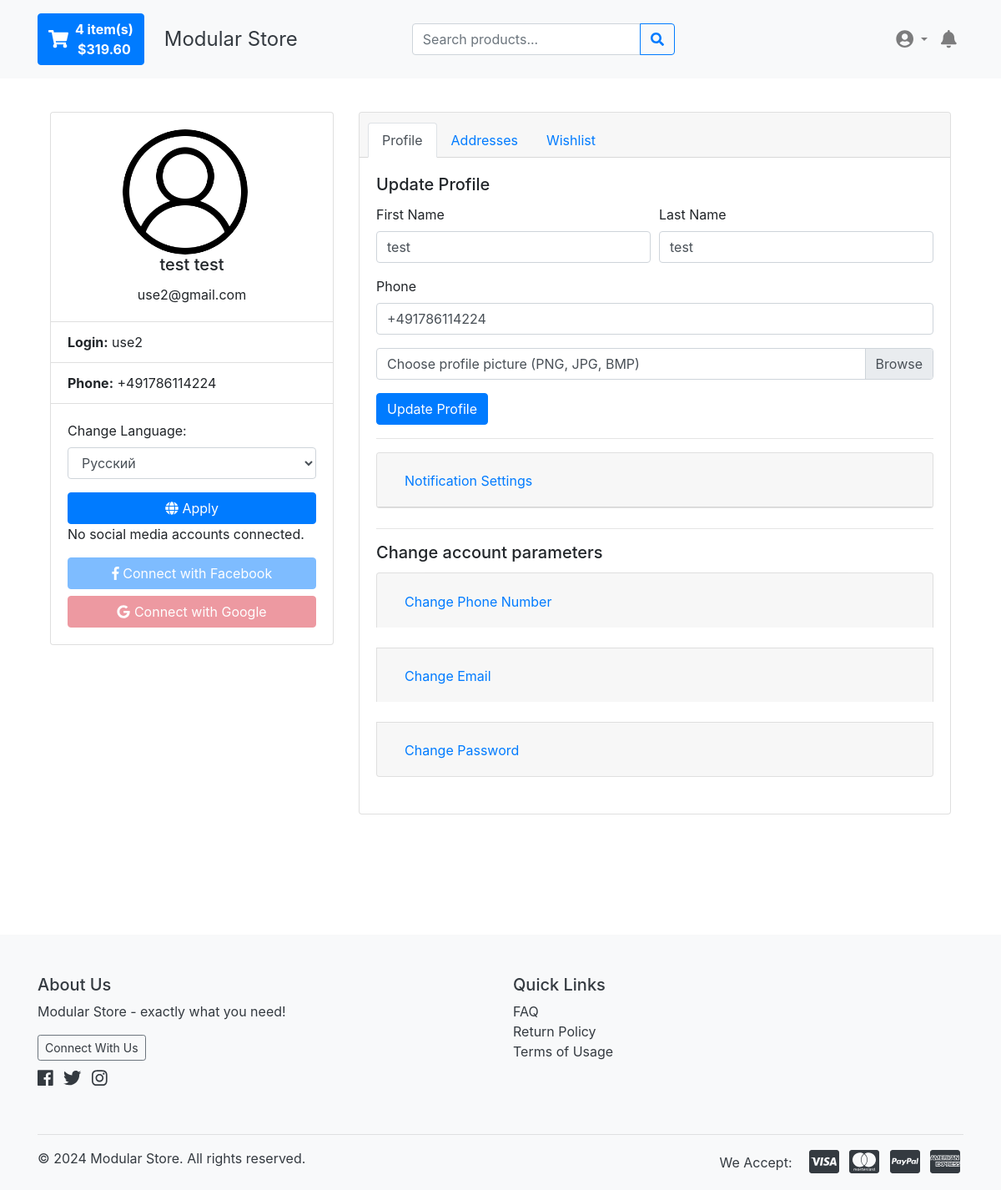
The app's page /profile/ (signed in), older data.
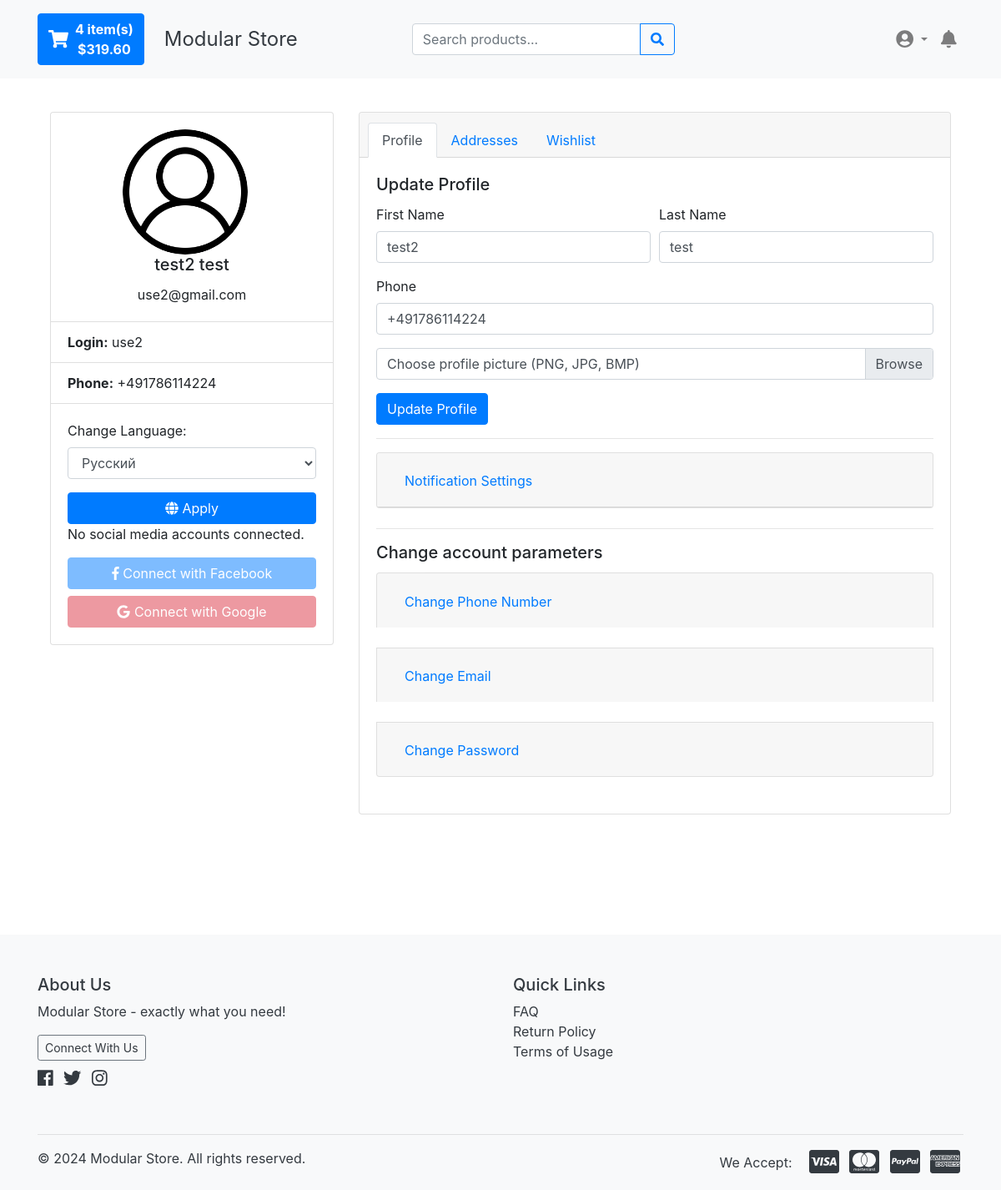
The same page, newer data.
### modules/db/models.py (models this page shows, shortened)
class User(Base, UserMixin):
    __tablename__ = 'users'
    id = Column(Integer, primary_key=True, autoincrement=True)
    username = Column(Text, nullable=False, unique=True, index=True)
    password = Column(Text, nullable=False)
    fname = Column(Text)
    lname = Column(Text)
    email = Column(Text, unique=True, index=True)
    phone = Column(Text)
    _profile_picture = Column(Text, default='user-icon.png')
    language = Column(String(5), default='en')
    notifications_enabled = Column(Boolean, default=True)
    email_notifications_enabled = Column(Boolean, default=True)
    is_admin = Column(Boolean, default=False)
    is_active = Column(Boolean, default=True)
    addresses = relationship('Address', backref='user', lazy='select')
    cart_items = relationship('Cart', backref='user', lazy='select')
    purchases = relationship('Purchase', backref='user', lazy='select')
    reviews = relationship('Review', backref='user', lazy='select')
    wishlist_items = relationship('Wishlist', backref='user',
                                  lazy='dynamic')  # Consider using dynamic for collections that could be large
    notifications = relationship('Notification', backref='user', lazy='select')
    social_accounts = relationship('SocialAccount', back_populates='user', lazy='select')
    recently_viewed_products = relationship('RecentlyViewedProduct', backref='user', lazy='select')
    preferences = relationship('UserPreference', backref='user', lazy='select')
    @property
    def profile_picture(self):
        if self._profile_picture is None:
            return 'user-icon.png'
        image_path = os.path.join('static', 'img', 'profile_pictures', self._profile_picture)
        if not os.path.exists(image_path) or not os.path.isfile(image_path):
            return 'user-icon.png'
        return self._profile_picture

### modules/profile/views.py (the view)
@profile_bp.route('/', methods=['GET', 'POST'])
@login_required_with_message(message=_("You must be logged in to open profile."))
def profile_info():
    if request.method == 'POST':
        handle_profile_update()
    return render_template('profile.html',
                           user=current_user,
                           languages=AppConfig.LANGUAGES,
                           lang_names=AppConfig.LANGUAGE_NAMES)

### modules/db/database.py (called while the page is built)
    def shutdown_session(self, exception=None):
        self.session.remove()

### modules/db/models.py (called while the page is built)
    @property
    def image(self):
        if self._image is None:
            return 'goods-icon.png'
        image_path = os.path.join('static', 'img', 'goods_pictures', self._image)
        if not os.path.exists(image_path) or not os.path.isfile(image_path):
            return 'goods-icon.png'
        return self._image

### modules/extensions/utils.py (called while the page is built)
def get_locale() -> str:
    if current_user.is_authenticated:
        return current_user.language
    accept_languages = request.accept_languages or LanguageAccept()
    best_match = accept_languages.best_match(AppConfig.LANGUAGES)
    return best_match or AppConfig.DEFAULT_LANG

def load_user(user_id):
    user = db.session.get(User, user_id)
    if user:
        db.session.refresh(user)
    return user

### modules/logger.py (called while the page is built)
    def before_request(self):
        request.start_time = time.time()

### templates/profile.html (shortened to what the changed rows need)
{% extends 'base.html' %}
{% block body %}
    <div class="container mt-4">
        <div class="row">
            <div class="col-md-4">
                <div class="card">
                    <div class="card-body text-center">
                        <img src="{{ url_for('static', filename='img/profile_pictures/' + user.profile_picture) if user.profile_picture else url_for('static', filename='img/user-icon.png') }}"
                                 alt="Profile Picture" class="mr-3 rounded-circle lazy img-fluid" width="150">
                        <h5 class="card-title">{{ user.fname }} {{ user.lname }}</h5>
                        <p class="card-text">{{ user.email }}</p>
                    </div>
                    <ul class="list-group list-group-flush">
                        <li class="list-group-item"><strong>{{ _('Login') }}:</strong> {{ user.username }}</li>
                        <li class="list-group-item"><strong>{{ _('Phone') }}:</strong> {{ user.phone }}</li>
                    </ul>
                    <div class="card-body">
                        <form method="POST" action="{{ url_for('profile.profile_info') }}">
                            <div class="form-group">
                                <label for="language">{{ _('Change Language') }}:</label>
                                <select class="form-control" id="language" name="language">
                                    {% for lang_code in languages %}
                                        <option value="{{ lang_code }}"
                                                {% if user.language == lang_code %}selected{% endif %}>{{ lang_names.get(lang_code, lang_code) }}</option>
                                    {% endfor %}
                                </select>
                            </div>
                        </form>
                    </div>
                </div>
            </div>
            <div class="col-md-8">
                <div class="card">
                    <div class="card-body">
                        <div class="tab-content">
                            <div class="tab-pane active" id="profile">
                                <form method="POST" action="{{ url_for('profile.profile_info') }}"
                                      enctype="multipart/form-data">
                                    <div class="form-row">
                                        <div class="form-group col-md-6">
                                            <label for="fname">{{ _('First Name') }}</label>
                                            <input type="text" class="form-control" id="fname" name="fname"
                                                   value="{{ user.fname }}">
                                        </div>
                                        <div class="form-group col-md-6">
                                            <label for="lname">{{ _('Last Name') }}</label>
                                            <input type="text" class="form-control" id="lname" name="lname"
                                                   value="{{ user.lname }}">
                                        </div>
                                    </div>
                                    <div class="form-group">
                                        <label for="phone">{{ _('Phone') }}</label>
                                        <input type="text" class="form-control" id="phone" name="phone"
                                               value="{{ user.phone }}">
                                    </div>
                                </form>
                                <div class="card">
                                    <div class="card-header" id="headingNotifications">
                                        <h2 class="mb-0">
                                            <button class="btn btn-link collapsed" type="button" data-toggle="collapse"
                                                    data-target="#collapseNotifications" aria-expanded="false"
                                                    aria-controls="collapseNotifications">
                                                {{ _('Notification Settings') }}
                                            </button>
                                        </h2>
                                    </div>
                                </div>
                                <div class="accordion" id="changeCredentials">
                                    <div class="card">
                                        <div class="card-header" id="headingPhone">
                                            <h2 class="mb-0">
                                                <button class="btn btn-link collapsed" type="button"
                                                        data-toggle="collapse" data-target="#collapsePhone"
                                                        aria-expanded="false" aria-controls="collapsePhone">
                                                    {{ _('Change Phone Number') }}
                                                </button>
                                            </h2>
                                        </div>
                                    </div>
                                    <div class="card">
                                        <div class="card-header" id="headingEmail">
                                            <h2 class="mb-0">
                                                <button class="btn btn-link" type="button" data-toggle="collapse"
                                                        data-target="#collapseEmail" aria-expanded="false"
                                                        aria-controls="collapseEmail">
                                                    {{ _('Change Email') }}
                                                </button>
                                            </h2>
                                        </div>
                                    </div>
                                    <div class="card">
                                        <div class="card-header" id="headingPassword">
                                            <h2 class="mb-0">
                                                <button class="btn btn-link collapsed" type="button"
                                                        data-toggle="collapse" data-target="#collapsePassword"
                                                        aria-expanded="false" aria-controls="collapsePassword">
                                                    {{ _('Change Password') }}
                                                </button>
                                            </h2>
                                        </div>
                                    </div>
                                </div>
                            </div>
                        </div>
                    </div>
                </div>
            </div>
        </div>
    </div>
{% endblock %}

Row changes from the older to the newer data that the page shows:
changed User "test": fname "test" → "test2"
